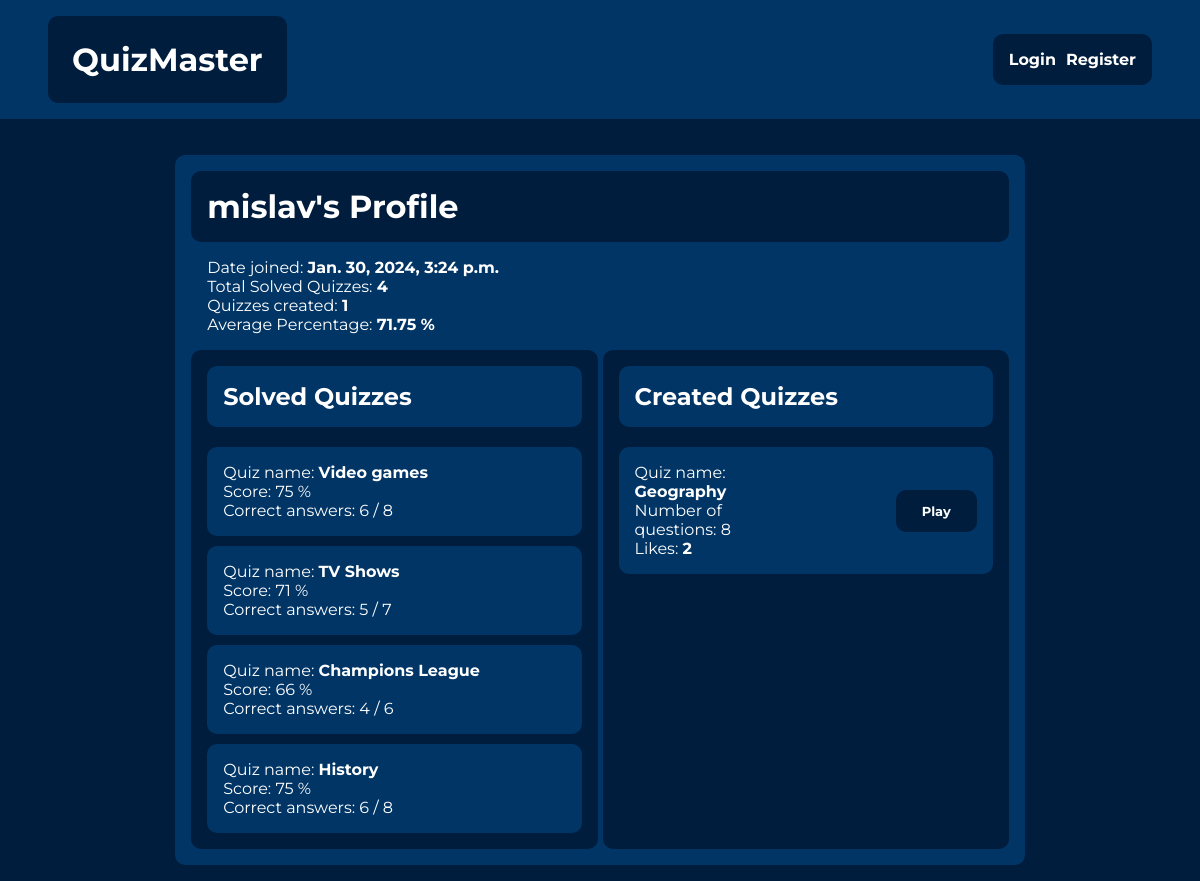
Page /quiz/11/profile/ on the committed database.
### quiz/models.py (models this page shows, shortened)
class QuizResult(models.Model):
    user = models.ForeignKey(User, on_delete=models.CASCADE)
    quiz = models.ForeignKey(Quiz, on_delete=models.CASCADE)
    score = models.IntegerField(blank=False)
    correct_answers = models.IntegerField(blank=False)

class Quiz(models.Model):
    quiz_name = models.CharField(max_length=200, blank=False)
    pub_date = models.DateTimeField("date published", auto_now_add=True)
    description = models.TextField(blank=False)
    author = models.ForeignKey(User, on_delete=models.CASCADE)

### quiz/views.py (the view)
# urls.py: path('<int:user_id>/profile/', views.user_profile, name="user_profile"),
def user_profile(request, user_id):
    user_profile = get_object_or_404(User, pk=user_id)
    quiz_results = QuizResult.objects.filter(user=user_profile)
    created_quizzes = Quiz.objects.filter(author=user_profile)
    total_percentage = 0
    for result in quiz_results:
        total_percentage += result.score
    if total_percentage > 0 and quiz_results.count() > 0:
        average_percentage = total_percentage / quiz_results.count()
    else:
        average_percentage = 0
    context = {
        'user_profile': user_profile,
        'quiz_results': quiz_results,
        'average_percentage': round(average_percentage, 2),
        'created_quizzes': created_quizzes
    }
    return render(request, 'quiz/user_profile.html', context)

### quiz/templates/quiz/user_profile.html (shortened to what this page needs)
{% extends "quiz/base.html" %}
{% block content %}
<div class="profile-layout">
    <div class="profile-heading">
        <h1>{{ user_profile.username }}'s Profile</h1>
    </div>
    <div class="profile-info">
        <p>Date joined: <span style="font-weight:bold;">{{ user_profile.date_joined }}</span></p>
        <p>Total Solved Quizzes: <span style="font-weight:bold;">{{ quiz_results.count }}</span></p>
        <p>Quizzes created: <span style="font-weight:bold;">{{ created_quizzes.count }}</span></p>
        <p>Average Percentage: <span style="font-weight:bold;">{{ average_percentage }} %</span></p>
    </div>
    <div class="profile-content">
        <div class="profile-content-div">
            <div class="profile-heading-content">
                <h2>Solved Quizzes</h2>
            </div>
            <div class="profile-quizzes-container">
                {% for result in quiz_results %}
                    <div class="profile-quizzes-item">
                        <p>Quiz name:
                            <a href="{% url 'quiz:detail' result.quiz.id %}" class="author-link">{{ result.quiz.quiz_name }}</a>
                        </p>
                        <p>Score: {{ result.score }} %</p>
                        <p>Correct answers: {{ result.correct_answers }} / {{ result.quiz.question_set.count }}</p>
                    </div>
                {% endfor %}
            </div>
        </div>
        <div class="profile-content-div">
            <div class="profile-heading-content">
                <h2>Created Quizzes</h2>
            </div>
            <div class="profile-quizzes-container">
                {% for quiz in created_quizzes %}
                    <div class="profile-quizzes-item item-created">
                        <div class="quizzes-item-info">
                            <p>Quiz name:
                                <a href="{% url 'quiz:detail' quiz.id %}" class="author-link">{{ quiz.quiz_name }}</a>
                            </p>
                            <p>Number of questions: {{ quiz.question_set.count }}</p>
                            <p>Likes: <span style="font-weight: bold;">{{ quiz.likes.count }}</span></p>
                        </div>
                        <div class="profile-button-div">
                            <a href="{% url 'quiz:solve_quiz' quiz.id %}">
                                <button class="list-item-button" style="padding:1em 2em;font-size:small;">Play</button>
                            </a>
                        </div>
                    </div>
                {% endfor %}
            </div>
        </div>
    </div>
</div>
{% endblock content %}

### quiz/static/quiz/css/base.css (style rules this page uses)
body, html { margin: 0; padding: 0; height: 100%; font-family: 'Montserrat', sans-serif; background: #001D3D; }
button, input { font-family: 'Montserrat', sans-serif; }
p, h1, h2, h3, h4, h5, h6 { margin: 0; padding: 0; }
a { text-decoration: none; }

### quiz/static/quiz/css/quiz_list.css (style rules this page uses)
.list-item-button { padding: 1em 3em; border: none; cursor: pointer; background-color: #001D3D; color: white; border-radius: 10px; font-weight: bold; font-size: medium; }

### quiz/static/quiz/css/quiz_detail.css (style rules this page uses)
.author-link { color: white; font-weight: bold; }

### quiz/static/quiz/css/user_profile.css (style rules this page uses)
.profile-layout { flex-basis: 70%; background-color: #003566; padding: 1em; border-radius: 10px; margin-top: 20px; display: flex; flex-wrap: wrap; justify-content: center; align-items: center; }
.profile-heading { flex-basis: 100%; padding: 1em; background-color: #001D3D; border-radius: 10px; color: white; }
.profile-info { flex-basis: 100%; margin: 1em; color: white; }
.profile-content { flex-basis: 100%; display: grid; grid-template-columns: repeat(2, 1fr); grid-gap: 5px; }
.profile-content-div { display: flex; flex-wrap: wrap; align-content: start; background-color: #001D3D; color: white; padding: 1em; border-radius: 10px; }
.profile-heading-content { flex-basis: 100%; padding: 1em; background-color: #003566; border-radius: 10px; color: white; margin-bottom: 10px; }
.profile-quizzes-container { flex-basis: 100%; display: flex; justify-content: center; align-items: stretch; flex-wrap: wrap; }
.profile-quizzes-item { flex-basis: 100%; padding: 1em; background-color: #003566; margin-top: 10px; border-radius: 10px; }
.item-created { display: flex; flex-wrap: wrap; align-items: center; }
.quizzes-item-info { width: 50%; }
.profile-button-div { width: 50%; display: flex; align-items: center; justify-content: flex-end; }

### rows in the picture
QuizResult: quiz.quiz_name "Video games", score "75", correct_answers "6", quiz.question_set.count "8"
QuizResult: quiz.quiz_name "TV Shows", score "71", correct_answers "5", quiz.question_set.count "7"
QuizResult: quiz.quiz_name "Champions League", score "66", correct_answers "4", quiz.question_set.count "6"
QuizResult: quiz.quiz_name "History", score "75", correct_answers "6", quiz.question_set.count "8"
Quiz: quiz_name "Geography", question_set.count "8", likes.count "2"

### other values in the picture
{{ user_profile.username }} "mislav"
{{ user_profile.date_joined }} "Jan. 30, 2024, 3:24 p.m."
{{ quiz_results.count }} "4"
{{ created_quizzes.count }} "1"
{{ average_percentage }} "71.75"
